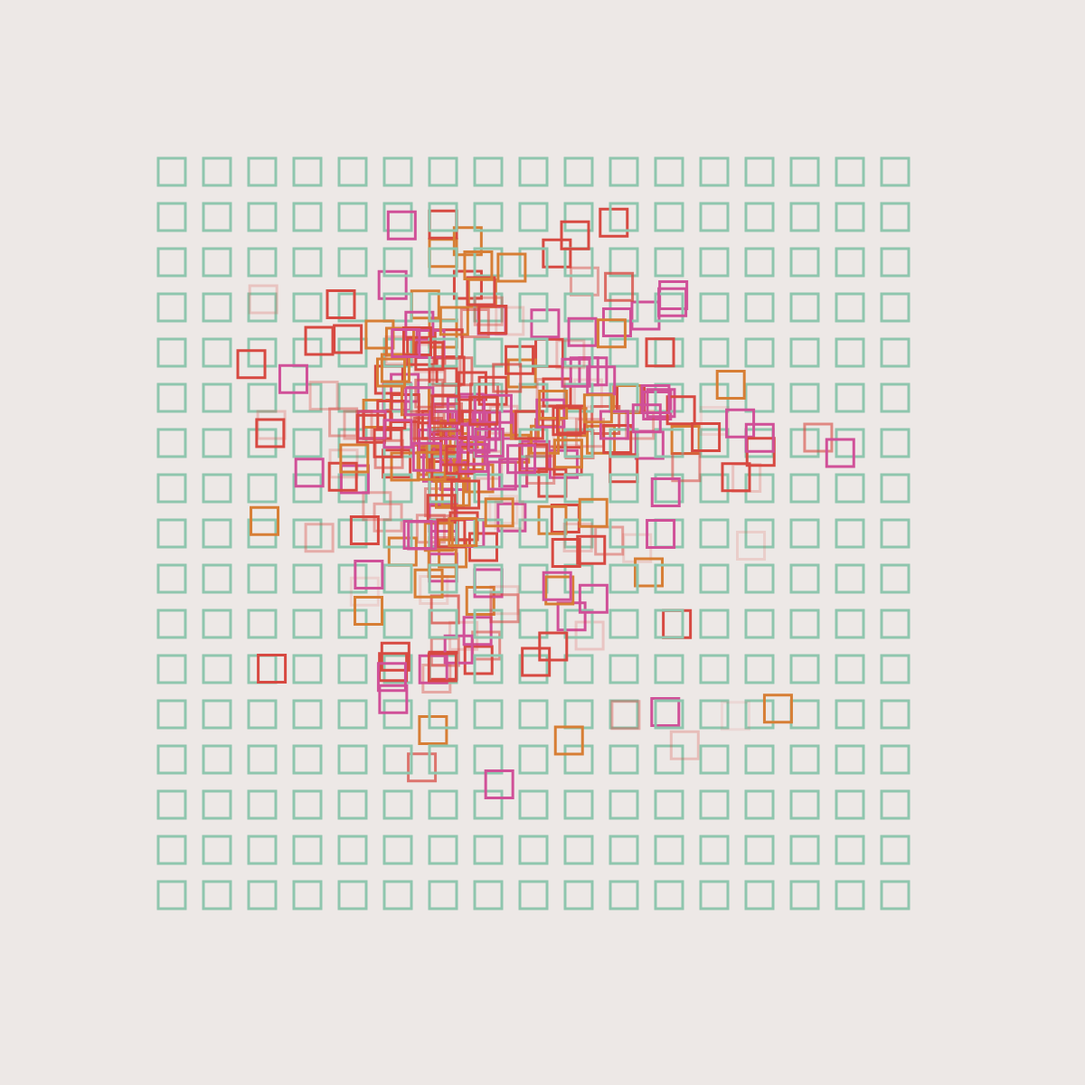
Frame 1 (no input)
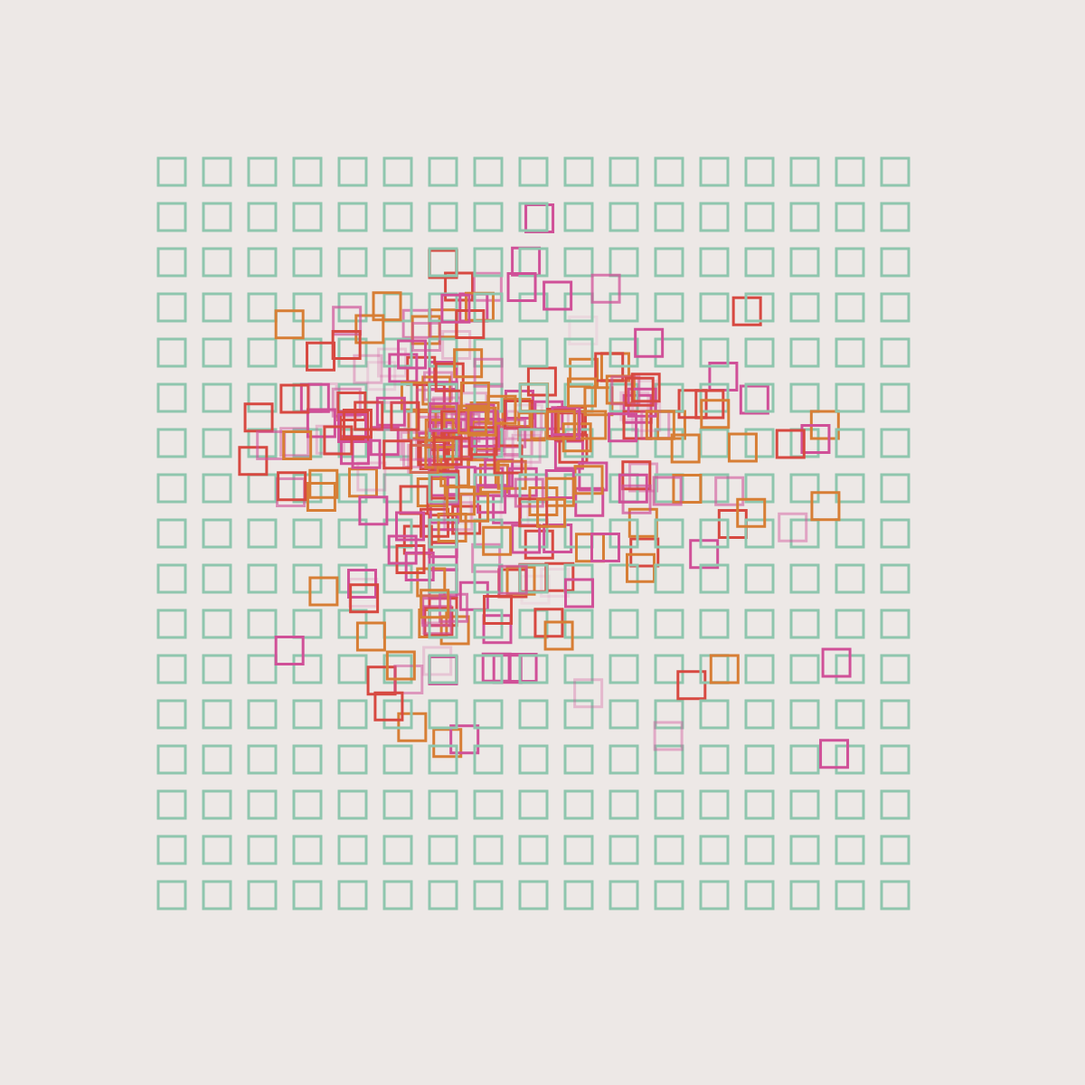
Frame 2 (the mouse pressed at the canvas centre, redrawn once)

The p5.js sketch that drew these frames (run headless with seeded random() and noise() and a simulated clock; the mouse was pressed at the canvas centre and the sketch redrawn once):

// p5.js sketch
// ── sketch.js
function setup() {
  createCanvas(1200, 1200);
  noLoop();
  noFill();

}

function draw() {
  let c = color(random(["#d05098","#d77e35","#d74941"]));

  background("#ede8e6");

  translate (175, 175);

  for (let x = 0; x < 17; x++){
    for (let y = 0; y < 17; y++){
     push();
     
     //distance between squares
     translate (x * 50, y * 50);

    //backgroud squares qualities
     stroke("#8fc6ae");
     strokeWeight(3);


     //background squares
     square(0,0,30);


     //distance between squares
     translate(x * random(-20,-65), y * random(-25,-65));

     //foreground squares qualities
     stroke(random([c,"#d05098","#d77e35","#d74941"]));
     c.setAlpha(random(20,200));
     

     //foreground squares
     square (300,280,30)


     pop();

    }

  }  

}
